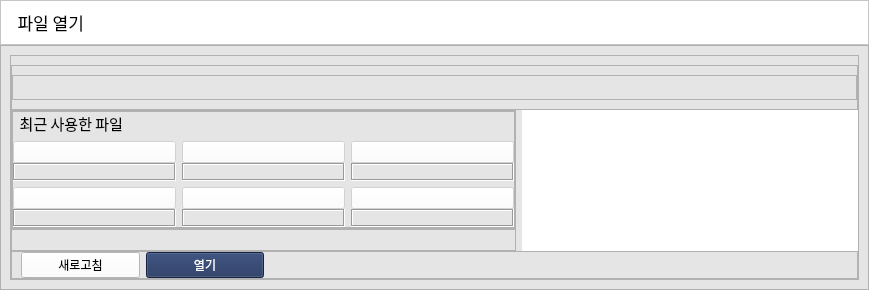
        <widget class="QWidget" name="page_5">
         <layout class="QGridLayout" name="gridLayout_47" rowstretch="1,10">
          <property name="leftMargin">
           <number>0</number>
          </property>
          <property name="topMargin">
           <number>0</number>
          </property>
          <property name="rightMargin">
           <number>0</number>
          </property>
          <property name="bottomMargin">
           <number>0</number>
          </property>
          <property name="verticalSpacing">
           <number>0</number>
          </property>
          <item row="0" column="0">
           <widget class="QFrame" name="frame_46">
            <property name="styleSheet">
             <string notr="true">background-color: rgb(255, 255, 255);</string>
            </property>
            <property name="frameShape">
             <enum>QFrame::StyledPanel</enum>
            </property>
            <property name="frameShadow">
             <enum>QFrame::Raised</enum>
            </property>
            <layout class="QGridLayout" name="gridLayout_48">
             <item row="0" column="0">
              <widget class="QLabel" name="label_21">
               <property name="font">
                <font>
                 <family>맑은 고딕 Semilight</family>
                 <pointsize>13</pointsize>
                </font>
               </property>
               <property name="text">
                <string>  파일 열기</string>
               </property>
              </widget>
             </item>
             <item row="0" column="1">
              <spacer name="horizontalSpacer_15">
               <property name="orientation">
                <enum>Qt::Horizontal</enum>
               </property>
               <property name="sizeHint" stdset="0">
                <size>
                 <width>756</width>
                 <height>20</height>
                </size>
               </property>
              </spacer>
             </item>
            </layout>
           </widget>
          </item>
          <item row="1" column="0">
           <widget class="QFrame" name="frame_47">
            <property name="styleSheet">
             <string notr="true">background-color: rgb(229, 229, 229);</string>
            </property>
            <property name="frameShape">
             <enum>QFrame::StyledPanel</enum>
            </property>
            <property name="frameShadow">
             <enum>QFrame::Raised</enum>
            </property>
            <layout class="QGridLayout" name="gridLayout_49" rowstretch="1">
             <property name="verticalSpacing">
              <number>6</number>
             </property>
             <item row="0" column="0">
              <widget class="QFrame" name="frame_48">
               <property name="frameShape">
                <enum>QFrame::StyledPanel</enum>
               </property>
               <property name="frameShadow">
                <enum>QFrame::Raised</enum>
               </property>
               <layout class="QGridLayout" name="gridLayout_50" rowstretch="1,10,1,1" columnstretch="3,2">
                <property name="leftMargin">
                 <number>0</number>
                </property>
                <property name="rightMargin">
                 <number>0</number>
                </property>
                <property name="bottomMargin">
                 <number>0</number>
                </property>
                <property name="verticalSpacing">
                 <number>0</number>
                </property>
                <item row="0" column="0" colspan="2">
                 <widget class="QFrame" name="frame_51">
                  <property name="frameShape">
                   <enum>QFrame::StyledPanel</enum>
                  </property>
                  <property name="frameShadow">
                   <enum>QFrame::Raised</enum>
                  </property>
                  <layout class="QGridLayout" name="gridLayout_53">
                   <property name="leftMargin">
                    <number>0</number>
                   </property>
                   <property name="rightMargin">
                    <number>0</number>
                   </property>
                   <item row="0" column="0">
                    <widget class="QPlainTextEdit" name="Open_dirPlainText">
                     <property name="maximumSize">
                      <size>
                       <width>16777215</width>
                       <height>25</height>
                      </size>
                     </property>
                     <property name="readOnly">
                      <bool>true</bool>
                     </property>
                    </widget>
                   </item>
                  </layout>
                 </widget>
                </item>
                <item row="1" column="0">
                 <widget class="QFrame" name="frame_55">
                  <property name="frameShape">
                   <enum>QFrame::StyledPanel</enum>
                  </property>
                  <property name="frameShadow">
                   <enum>QFrame::Raised</enum>
                  </property>
                  <layout class="QGridLayout" name="gridLayout_55" rowstretch="1">
                   <property name="leftMargin">
                    <number>0</number>
                   </property>
                   <property name="topMargin">
                    <number>0</number>
                   </property>
                   <property name="rightMargin">
                    <number>0</number>
                   </property>
                   <property name="bottomMargin">
                    <number>0</number>
                   </property>
                   <item row="0" column="0">
                    <widget class="QFrame" name="frame_56">
                     <property name="frameShape">
                      <enum>QFrame::StyledPanel</enum>
                     </property>
                     <property name="frameShadow">
                      <enum>QFrame::Raised</enum>
                     </property>
                     <layout class="QGridLayout" name="gridLayout_56" rowstretch="1,5,5" columnstretch="1,1,1">
                      <property name="leftMargin">
                       <number>0</number>
                      </property>
                      <property name="topMargin">
                       <number>0</number>
                      </property>
                      <property name="rightMargin">
                       <number>0</number>
                      </property>
                      <property name="bottomMargin">
                       <number>0</number>
                      </property>
                      <item row="0" column="0">
                       <widget class="QLabel" name="label_22">
                        <property name="font">
                         <font>
                          <family>맑은 고딕 Semilight</family>
                          <pointsize>11</pointsize>
                         </font>
                        </property>
                        <property name="text">
                         <string>  최근 사용한 파일</string>
                        </property>
                       </widget>
                      </item>
                      <item row="2" column="2">
                       <layout class="QGridLayout" name="gridLayout_60" rowstretch="6,1">
                        <property name="verticalSpacing">
                         <number>0</number>
                        </property>
                        <item row="0" column="0">
                         <widget class="QPushButton" name="recent_file6">
                          <property name="enabled">
                           <bool>false</bool>
                          </property>
                          <property name="sizePolicy">
                           <sizepolicy hsizetype="Expanding" vsizetype="Expanding">
                            <horstretch>0</horstretch>
                            <verstretch>0</verstretch>
                           </sizepolicy>
                          </property>
                          <property name="styleSheet">
                           <string notr="true">background-color: rgb(255, 255, 255);</string>
                          </property>
                          <property name="text">
                           <string/>
                          </property>
                          <property name="flat">
                           <bool>false</bool>
                          </property>
                         </widget>
                        </item>
                        <item row="1" column="0">
                         <widget class="QLabel" name="recent_label6">
                          <property name="frameShape">
                           <enum>QFrame::Box</enum>
                          </property>
                          <property name="frameShadow">
                           <enum>QFrame::Sunken</enum>
                          </property>
                          <property name="text">
                           <string/>
                          </property>
                          <property name="alignment">
                           <set>Qt::AlignCenter</set>
                          </property>
                         </widget>
                        </item>
                       </layout>
                      </item>
                      <item row="2" column="1">
                       <layout class="QGridLayout" name="gridLayout_59" rowstretch="6,1">
                        <property name="verticalSpacing">
                         <number>0</number>
                        </property>
                        <item row="0" column="0">
                         <widget class="QPushButton" name="recent_file5">
                          <property name="enabled">
                           <bool>false</bool>
                          </property>
                          <property name="sizePolicy">
                           <sizepolicy hsizetype="Expanding" vsizetype="Expanding">
                            <horstretch>0</horstretch>
                            <verstretch>0</verstretch>
                           </sizepolicy>
                          </property>
                          <property name="styleSheet">
                           <string notr="true">background-color: rgb(255, 255, 255);</string>
                          </property>
                          <property name="text">
                           <string/>
                          </property>
                          <property name="flat">
                           <bool>false</bool>
                          </property>
                         </widget>
                        </item>
                        <item row="1" column="0">
                         <widget class="QLabel" name="recent_label5">
                          <property name="frameShape">
                           <enum>QFrame::Box</enum>
                          </property>
                          <property name="frameShadow">
                           <enum>QFrame::Sunken</enum>
                          </property>
                          <property name="text">
                           <string/>
                          </property>
                          <property name="alignment">
                           <set>Qt::AlignCenter</set>
                          </property>
                         </widget>
                        </item>
                       </layout>
                      </item>
                      <item row="2" column="0">
                       <layout class="QGridLayout" name="gridLayout_57" rowstretch="6,1">
                        <property name="verticalSpacing">
                         <number>0</number>
                        </property>
                        <item row="0" column="0">
                         <widget class="QPushButton" name="recent_file4">
                          <property name="enabled">
                           <bool>false</bool>
                          </property>
                          <property name="sizePolicy">
                           <sizepolicy hsizetype="Expanding" vsizetype="Expanding">
                            <horstretch>0</horstretch>
                            <verstretch>0</verstretch>
                           </sizepolicy>
                          </property>
                          <property name="focusPolicy">
                           <enum>Qt::StrongFocus</enum>
                          </property>
                          <property name="styleSheet">
                           <string notr="true">background-color: rgb(255, 255, 255);</string>
                          </property>
                          <property name="text">
                           <string/>
                          </property>
                          <property name="default">
                           <bool>false</bool>
                          </property>
                          <property name="flat">
                           <bool>false</bool>
                          </property>
                         </widget>
                        </item>
                        <item row="1" column="0">
                         <widget class="QLabel" name="recent_label4">
                          <property name="frameShape">
                           <enum>QFrame::Box</enum>
                          </property>
                          <property name="frameShadow">
                           <enum>QFrame::Sunken</enum>
                          </property>
                          <property name="text">
                           <string/>
                          </property>
                          <property name="alignment">
                           <set>Qt::AlignCenter</set>
                          </property>
                         </widget>
                        </item>
                       </layout>
                      </item>
                      <item row="1" column="0">
                       <layout class="QGridLayout" name="gridLayout_62" rowstretch="6,1">
                        <property name="verticalSpacing">
                         <number>0</number>
                        </property>
                        <item row="0" column="0">
                         <widget class="QPushButton" name="recent_file1">
                          <property name="enabled">
                           <bool>false</bool>
                          </property>
                          <property name="sizePolicy">
                           <sizepolicy hsizetype="Expanding" vsizetype="Expanding">
                            <horstretch>0</horstretch>
                            <verstretch>0</verstretch>
                           </sizepolicy>
                          </property>
                          <property name="styleSheet">
                           <string notr="true">background-color:rgb(255,255,255);</string>
                          </property>
                          <property name="text">
                           <string/>
                          </property>
                          <property name="flat">
                           <bool>false</bool>
                          </property>
                         </widget>
                        </item>
                        <item row="1" column="0">
                         <widget class="QLabel" name="recent_label1">
                          <property name="styleSheet">
                           <string notr="true"/>
                          </property>
                          <property name="frameShape">
                           <enum>QFrame::Box</enum>
                          </property>
                          <property name="frameShadow">
                           <enum>QFrame::Sunken</enum>
                          </property>
                          <property name="text">
                           <string/>
                          </property>
                          <property name="alignment">
                           <set>Qt::AlignCenter</set>
                          </property>
                         </widget>
                        </item>
                       </layout>
                      </item>
                      <item row="1" column="1">
                       <layout class="QGridLayout" name="gridLayout_63" rowstretch="6,1">
                        <property name="verticalSpacing">
                         <number>0</number>
                        </property>
                        <item row="0" column="0">
                         <widget class="QPushButton" name="recent_file2">
                          <property name="enabled">
                           <bool>false</bool>
                          </property>
                          <property name="sizePolicy">
                           <sizepolicy hsizetype="Expanding" vsizetype="Expanding">
                            <horstretch>0</horstretch>
                            <verstretch>0</verstretch>
                           </sizepolicy>
                          </property>
                          <property name="styleSheet">
                           <string notr="true">background-color:rgb(255,255,255);</string>
                          </property>
                          <property name="text">
                           <string/>
                          </property>
                         </widget>
                        </item>
                        <item row="1" column="0">
                         <widget class="QLabel" name="recent_label2">
                          <property name="frameShape">
                           <enum>QFrame::Box</enum>
                          </property>
                          <property name="frameShadow">
                           <enum>QFrame::Sunken</enum>
                          </property>
                          <property name="text">
                           <string/>
                          </property>
                          <property name="alignment">
                           <set>Qt::AlignCenter</set>
                          </property>
                         </widget>
                        </item>
                       </layout>
                      </item>
                      <item row="1" column="2">
                       <layout class="QGridLayout" name="gridLayout_64" rowstretch="6,1">
                        <property name="verticalSpacing">
                         <number>0</number>
                        </property>
                        <item row="0" column="0">
                         <widget class="QPushButton" name="recent_file3">
                          <property name="enabled">
                           <bool>false</bool>
                          </property>
                          <property name="sizePolicy">
                           <sizepolicy hsizetype="Expanding" vsizetype="Expanding">
                            <horstretch>0</horstretch>
                            <verstretch>0</verstretch>
                           </sizepolicy>
                          </property>
                          <property name="styleSheet">
                           <string notr="true">background-color:rgb(255,255,255);</string>
                          </property>
                          <property name="text">
                           <string/>
                          </property>
                         </widget>
                        </item>
                        <item row="1" column="0">
                         <widget class="QLabel" name="recent_label3">
                          <property name="frameShape">
                           <enum>QFrame::Box</enum>
                          </property>
                          <property name="frameShadow">
                           <enum>QFrame::Sunken</enum>
                          </property>
                          <property name="text">
                           <string/>
                          </property>
                          <property name="alignment">
                           <set>Qt::AlignCenter</set>
                          </property>
                         </widget>
                        </item>
                       </layout>
                      </item>
                     </layout>
                    </widget>
                   </item>
                  </layout>
                 </widget>
                </item>
                <item row="3" column="0" colspan="2">
                 <widget class="QFrame" name="frame_49">
                  <property name="frameShape">
                   <enum>QFrame::StyledPanel</enum>
                  </property>
                  <property name="frameShadow">
                   <enum>QFrame::Raised</enum>
                  </property>
                  <layout class="QGridLayout" name="gridLayout_51" columnstretch="0,1,1,5">
                   <property name="topMargin">
                    <number>0</number>
                   </property>
                   <property name="rightMargin">
                    <number>0</number>
                   </property>
                   <property name="bottomMargin">
                    <number>0</number>
                   </property>
                   <item row="0" column="2">
                    <widget class="QPushButton" name="Open_submit_button">
                     <property name="sizePolicy">
                      <sizepolicy hsizetype="Minimum" vsizetype="Expanding">
                       <horstretch>0</horstretch>
                       <verstretch>0</verstretch>
                      </sizepolicy>
                     </property>
                     <property name="styleSheet">
                      <string notr="true">background-color: rgb(29, 48, 90);
color:rgb(255,255,255);</string>
                     </property>
                     <property name="text">
                      <string>열기</string>
                     </property>
                    </widget>
                   </item>
                   <item row="0" column="1">
                    <widget class="QPushButton" name="Open_repaint_button">
                     <property name="sizePolicy">
                      <sizepolicy hsizetype="Minimum" vsizetype="Expanding">
                       <horstretch>0</horstretch>
                       <verstretch>0</verstretch>
                      </sizepolicy>
                     </property>
                     <property name="styleSheet">
                      <string notr="true">background-color: rgb(255, 255, 255);</string>
                     </property>
                     <property name="text">
                      <string>새로고침</string>
                     </property>
                    </widget>
                   </item>
                   <item row="0" column="3">
                    <spacer name="horizontalSpacer_16">
                     <property name="orientation">
                      <enum>Qt::Horizontal</enum>
                     </property>
                     <property name="sizeHint" stdset="0">
                      <size>
                       <width>670</width>
                       <height>20</height>
                      </size>
                     </property>
                    </spacer>
                   </item>
                  </layout>
                 </widget>
                </item>
                <item row="1" column="1">
                 <widget class="QWidget" name="Open_widget" native="true">
                  <property name="sizePolicy">
                   <sizepolicy hsizetype="Expanding" vsizetype="Expanding">
                    <horstretch>0</horstretch>
                    <verstretch>0</verstretch>
                   </sizepolicy>
                  </property>
                  <property name="styleSheet">
                   <string notr="true">background-color: rgb(255, 255, 255);</string>
                  </property>
                  <layout class="QGridLayout" name="gridLayout_28" rowstretch="10">
                   <property name="leftMargin">
                    <number>1</number>
                   </property>
                   <property name="topMargin">
                    <number>1</number>
                   </property>
                   <property name="rightMargin">
                    <number>1</number>
                   </property>
                   <property name="bottomMargin">
                    <number>1</number>
                   </property>
                   <item row="0" column="0">
                    <layout class="QVBoxLayout" name="Open_layout"/>
                   </item>
                  </layout>
                 </widget>
                </item>
                <item row="2" column="1">
                 <widget class="QLabel" name="Open_label">
                  <property name="font">
                   <font>
                    <family>맑은 고딕 Semilight</family>
                    <pointsize>11</pointsize>
                   </font>
                  </property>
                  <property name="styleSheet">
                   <string notr="true">background-color:rgb(255,255,255)</string>
                  </property>
                  <property name="text">
                   <string/>
                  </property>
                  <property name="alignment">
                   <set>Qt::AlignCenter</set>
                  </property>
                 </widget>
                </item>
                <item row="2" column="0">
                 <widget class="QFrame" name="frame">
                  <property name="frameShape">
                   <enum>QFrame::StyledPanel</enum>
                  </property>
                  <property name="frameShadow">
                   <enum>QFrame::Raised</enum>
                  </property>
                  <layout class="QGridLayout" name="gridLayout_58" columnstretch="1,1,1">
                   <property name="leftMargin">
                    <number>0</number>
                   </property>
                   <property name="topMargin">
                    <number>0</number>
                   </property>
                   <property name="rightMargin">
                    <number>0</number>
                   </property>
                   <property name="bottomMargin">
                    <number>0</number>
                   </property>
                   <property name="spacing">
                    <number>6</number>
                   </property>
                   <item row="0" column="1">
                    <widget class="QLabel" name="label_30">
                     <property name="font">
                      <font>
                       <family>맑은 고딕 Semilight</family>
                       <pointsize>11</pointsize>
                      </font>
                     </property>
                     <property name="styleSheet">
                      <string notr="true"/>
                     </property>
                     <property name="text">
                      <string/>
                     </property>
                     <property name="alignment">
                      <set>Qt::AlignCenter</set>
                     </property>
                    </widget>
                   </item>
                   <item row="0" column="2">
                    <widget class="QLabel" name="label_29">
                     <property name="font">
                      <font>
                       <family>맑은 고딕 Semilight</family>
                       <pointsize>11</pointsize>
                      </font>
                     </property>
                     <property name="styleSheet">
                      <string notr="true"/>
                     </property>
                     <property name="text">
                      <string/>
                     </property>
                     <property name="alignment">
                      <set>Qt::AlignCenter</set>
                     </property>
                    </widget>
                   </item>
                   <item row="0" column="0">
                    <widget class="QLabel" name="label_28">
                     <property name="font">
                      <font>
                       <family>맑은 고딕 Semilight</family>
                       <pointsize>11</pointsize>
                      </font>
                     </property>
                     <property name="styleSheet">
                      <string notr="true"/>
                     </property>
                     <property name="text">
                      <string/>
                     </property>
                     <property name="alignment">
                      <set>Qt::AlignCenter</set>
                     </property>
                    </widget>
                   </item>
                  </layout>
                 </widget>
                </item>
               </layout>
              </widget>
             </item>
            </layout>
           </widget>
          </item>
         </layout>
        </widget>
